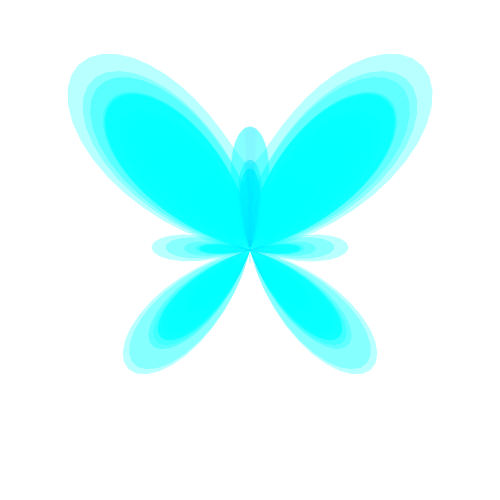
Frame 1 (no input)
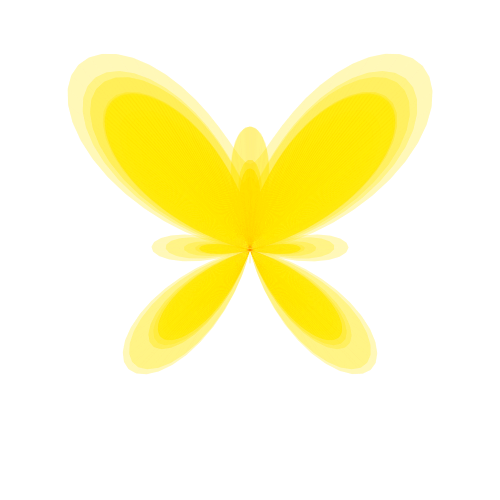
Frame 2 (the mouse pressed at the canvas centre, redrawn once)

The p5.js sketch that drew these frames (run headless with seeded random() and noise() and a simulated clock; the mouse was pressed at the canvas centre and the sketch redrawn once):

// p5.js sketch
// ── sketch.js
var r;
var x;
var y;
var xx;
var yy;
var px;
var py;
function setup() {
  createCanvas(500,500);
  background(255);
  colorMode(HSB);
  noLoop();
}

function draw() {
  background(255);
  butterfly(50,width/2,height/2,random(255));
}

function butterfly(bsize,bx,by,bcolor){
  px = 0;
  py = 0;

  translate(bx,by);
    rotate(-PI/2);
  for(var theta = 0; theta < 100*PI; theta += 0.05){
    r = exp(cos(theta)) - 2 * cos(4 * theta) + Math.pow((sin(theta/12)),5);
    x = r * cos(theta);
    y = r * sin(theta);
    xx = (x * bsize);
    yy = (y * bsize);
    noStroke();
    fill(bcolor,255,255,0.08);
    triangle(px,py,xx,yy,0,0);
    px = xx;
    py = yy;
  }
}
